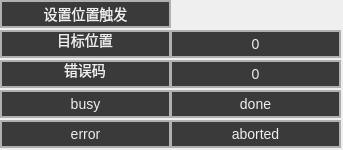
<?xml version="1.0" encoding="UTF-8"?>
<ui version="4.0">
 <class>jmcSetPosWidget</class>
 <widget class="QWidget" name="jmcSetPosWidget">
  <property name="geometry">
   <rect>
    <x>0</x>
    <y>0</y>
    <width>343</width>
    <height>150</height>
   </rect>
  </property>
  <property name="windowTitle">
   <string>Form</string>
  </property>
  <widget class="QLineEdit" name="name_4">
   <property name="enabled">
    <bool>false</bool>
   </property>
   <property name="geometry">
    <rect>
     <x>0</x>
     <y>60</y>
     <width>171</width>
     <height>28</height>
    </rect>
   </property>
   <property name="styleSheet">
    <string notr="true"> 
    background-color: #3a3a3a; /* 更浅的灰色背景 */
    color: #eeeeee; /* 更亮的灰色字体，提高可读性 */
    font-size: 14px; /* 字体大小适中 */
     border: 2px solid #b0b0b0;

</string>
   </property>
   <property name="text">
    <string>错误码</string>
   </property>
   <property name="alignment">
    <set>Qt::AlignCenter</set>
   </property>
  </widget>
  <widget class="cSuperBtn" name="busy">
   <property name="geometry">
    <rect>
     <x>0</x>
     <y>90</y>
     <width>171</width>
     <height>28</height>
    </rect>
   </property>
   <property name="styleSheet">
    <string notr="true"> 
    background-color: #3a3a3a; /* 更浅的灰色背景 */
    color: #eeeeee; /* 更亮的灰色字体，提高可读性 */
    font-size: 14px; /* 字体大小适中 */
     border: 2px solid #b0b0b0;</string>
   </property>
   <property name="text">
    <string>busy</string>
   </property>
  </widget>
  <widget class="cSuperBtn" name="aborted">
   <property name="geometry">
    <rect>
     <x>170</x>
     <y>120</y>
     <width>171</width>
     <height>28</height>
    </rect>
   </property>
   <property name="styleSheet">
    <string notr="true"> 
    background-color: #3a3a3a; /* 更浅的灰色背景 */
    color: #eeeeee; /* 更亮的灰色字体，提高可读性 */
    font-size: 14px; /* 字体大小适中 */
     border: 2px solid #b0b0b0;</string>
   </property>
   <property name="text">
    <string>aborted</string>
   </property>
  </widget>
  <widget class="QLineEdit" name="name_3">
   <property name="enabled">
    <bool>false</bool>
   </property>
   <property name="geometry">
    <rect>
     <x>0</x>
     <y>30</y>
     <width>171</width>
     <height>28</height>
    </rect>
   </property>
   <property name="styleSheet">
    <string notr="true"> 
    background-color: #3a3a3a; /* 更浅的灰色背景 */
    color: #eeeeee; /* 更亮的灰色字体，提高可读性 */
    font-size: 14px; /* 字体大小适中 */
     border: 2px solid #b0b0b0;

</string>
   </property>
   <property name="text">
    <string>目标位置</string>
   </property>
   <property name="alignment">
    <set>Qt::AlignCenter</set>
   </property>
  </widget>
  <widget class="cSuperBtn" name="done">
   <property name="geometry">
    <rect>
     <x>170</x>
     <y>90</y>
     <width>171</width>
     <height>28</height>
    </rect>
   </property>
   <property name="styleSheet">
    <string notr="true"> 
    background-color: #3a3a3a; /* 更浅的灰色背景 */
    color: #eeeeee; /* 更亮的灰色字体，提高可读性 */
    font-size: 14px; /* 字体大小适中 */
     border: 2px solid #b0b0b0;</string>
   </property>
   <property name="text">
    <string>done</string>
   </property>
  </widget>
  <widget class="cSuperBtn" name="fPos">
   <property name="geometry">
    <rect>
     <x>170</x>
     <y>30</y>
     <width>171</width>
     <height>28</height>
    </rect>
   </property>
   <property name="styleSheet">
    <string notr="true"> 
    background-color: #3a3a3a; /* 更浅的灰色背景 */
    color: #eeeeee; /* 更亮的灰色字体，提高可读性 */
    font-size: 14px; /* 字体大小适中 */
     border: 2px solid #b0b0b0;</string>
   </property>
   <property name="text">
    <string>0</string>
   </property>
  </widget>
  <widget class="cSuperBtn" name="Execute">
   <property name="geometry">
    <rect>
     <x>0</x>
     <y>0</y>
     <width>171</width>
     <height>28</height>
    </rect>
   </property>
   <property name="styleSheet">
    <string notr="true"> 
    background-color: #3a3a3a; /* 更浅的灰色背景 */
    color: #eeeeee; /* 更亮的灰色字体，提高可读性 */
    font-size: 14px; /* 字体大小适中 */
     border: 2px solid #b0b0b0;</string>
   </property>
   <property name="text">
    <string>设置位置触发</string>
   </property>
  </widget>
  <widget class="cSuperBtn" name="error">
   <property name="geometry">
    <rect>
     <x>0</x>
     <y>120</y>
     <width>171</width>
     <height>28</height>
    </rect>
   </property>
   <property name="styleSheet">
    <string notr="true"> 
    background-color: #3a3a3a; /* 更浅的灰色背景 */
    color: #eeeeee; /* 更亮的灰色字体，提高可读性 */
    font-size: 14px; /* 字体大小适中 */
     border: 2px solid #b0b0b0;</string>
   </property>
   <property name="text">
    <string>error</string>
   </property>
  </widget>
  <widget class="cSuperBtn" name="errorCode">
   <property name="geometry">
    <rect>
     <x>170</x>
     <y>60</y>
     <width>171</width>
     <height>28</height>
    </rect>
   </property>
   <property name="styleSheet">
    <string notr="true"> 
    background-color: #3a3a3a; /* 更浅的灰色背景 */
    color: #eeeeee; /* 更亮的灰色字体，提高可读性 */
    font-size: 14px; /* 字体大小适中 */
     border: 2px solid #b0b0b0;</string>
   </property>
   <property name="text">
    <string>0</string>
   </property>
  </widget>
 </widget>
 <customwidgets>
  <customwidget>
   <class>cSuperBtn</class>
   <extends>QPushButton</extends>
   <header>include/cwidget/cSuperBtn.h</header>
  </customwidget>
 </customwidgets>
 <resources/>
 <connections/>
</ui>
